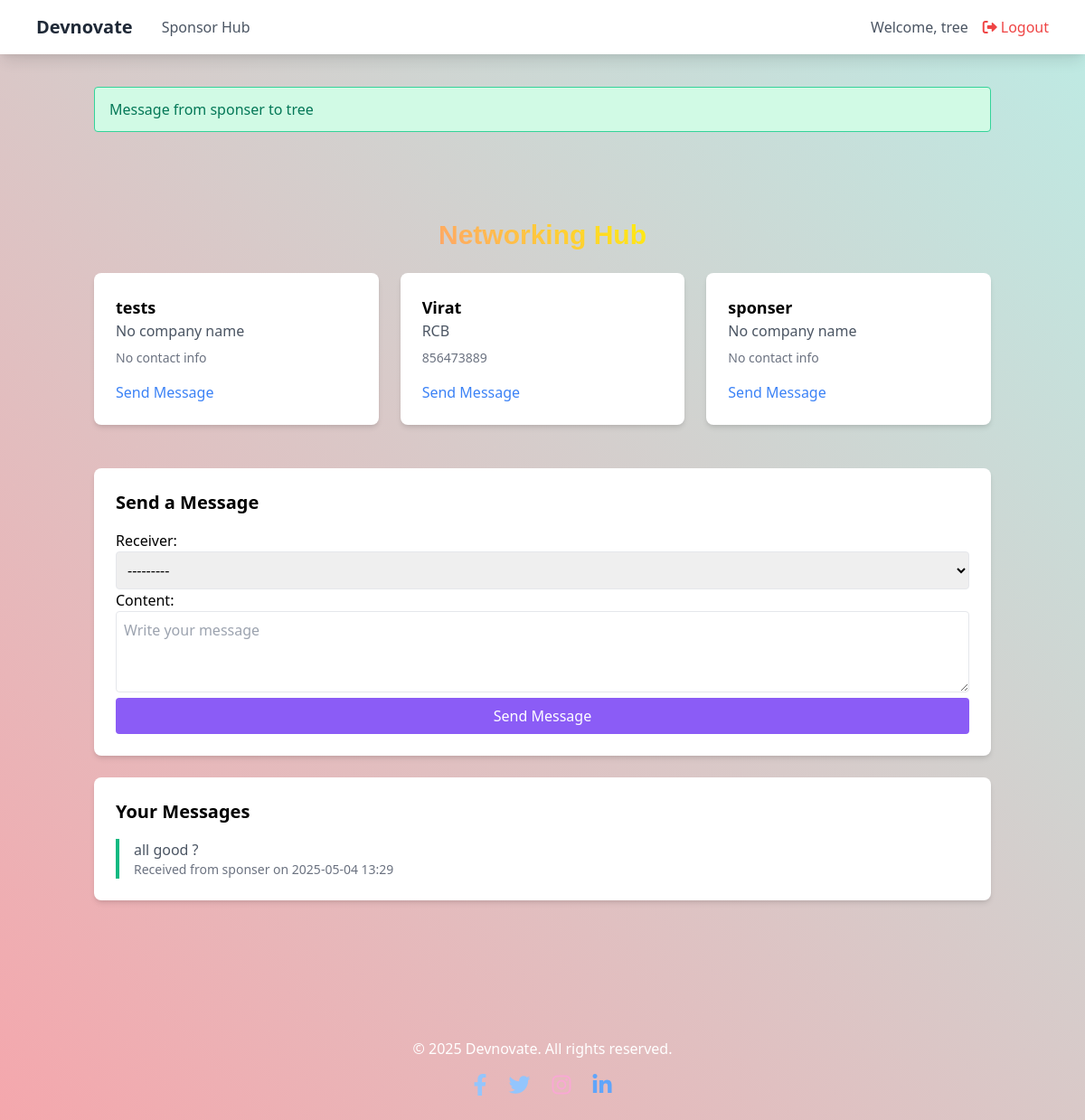
Page /sponsor/networking/ (signed in) on the committed database.
### core/models.py (models this page shows)
class Message(models.Model):
    sender = models.ForeignKey(Profile, on_delete=models.CASCADE, related_name='sent_messages')
    receiver = models.ForeignKey(Profile, on_delete=models.CASCADE, related_name='received_messages')
    content = models.TextField()
    sent_at = models.DateTimeField(auto_now_add=True)
    def __str__(self):
        return f"Message from {self.sender.user.username} to {self.receiver.user.username}"

class Profile(models.Model):
    ROLE_CHOICES = [
        ('ADMIN', 'Admin'),
        ('PARTICIPANT', 'Participant'),
        ('SPONSOR', 'Sponsor'),
    ]
    user = models.OneToOneField(User, on_delete=models.CASCADE)
    role = models.CharField(max_length=20, choices=ROLE_CHOICES, default='PARTICIPANT')
    company_name = models.CharField(max_length=100, blank=True, null=True)
    contact_info = models.CharField(max_length=100, blank=True, null=True)
    logo = models.ImageField(upload_to='logos/', blank=True, null=True)
    def __str__(self):
        return f"{self.user.username} - {self.role}"

### core/views.py (the view)
# urls.py: path('sponsor/networking/', views.networking, name='sponsor_networking'),
@login_required
def networking(request):
    sponsors = Profile.objects.filter(role='SPONSOR').exclude(user=request.user)
    messages_list = Message.objects.filter(models.Q(sender=request.user.profile) | models.Q(receiver=request.user.profile)).order_by('-sent_at')
    message_form = MessageForm()
    return render(request, 'networking.html', {'sponsors': sponsors, 'messages': messages_list, 'message_form': message_form})

### core/forms.py
class MessageForm(forms.ModelForm):
    class Meta:
        model = Message
        fields = ['receiver', 'content']
        widgets = {
            'receiver': forms.Select(attrs={
                'class': 'w-full p-2 border rounded',
                'placeholder': 'Select a sponsor'
            }),
            'content': forms.Textarea(attrs={
                'class': 'w-full p-2 border rounded',
                'placeholder': 'Write your message',
                'rows': 3
            })
        }

### core/templates/networking.html (shortened to what this page needs)
<!DOCTYPE html>
<html lang="en">
<head>
    <link href="https://cdn.jsdelivr.net/npm/tailwindcss@2.2.19/dist/tailwind.min.css" rel="stylesheet">
    <link rel="stylesheet" href="https://cdnjs.cloudflare.com/ajax/libs/font-awesome/6.0.0-beta3/css/all.min.css">
</head>
<body>
    <nav class="bg-white shadow-lg fixed top-0 w-full z-10">
        <div class="max-w-6xl mx-auto px-4">
            <div class="flex justify-between items-center py-4">
                <div class="flex items-center space-x-8">
                    <a href="{% url 'index' %}" class="text-xl font-bold text-gray-800">Devnovate</a>
                    <a href="{% url 'sponsor_front' %}" class="text-gray-600 hover:text-blue-500">Sponsor Hub</a>
                </div>
                <div class="flex items-center space-x-4">
                    <span class="text-gray-600">Welcome, {{ user.username }}</span>
                    <a href="{% url 'logout' %}" class="text-red-500 hover:text-red-700">
                        <i class="fas fa-sign-out-alt mr-1"></i>Logout
                    </a>
                </div>
            </div>
        </div>
    </nav>
    {% if messages %}
        <div class="container mx-auto px-4 py-4 mt-20">
            {% for message in messages %}
                <div class="bg-green-100 border border-green-400 text-green-700 px-4 py-3 rounded relative" role="alert">
                    <span>{{ message }}</span>
                </div>
            {% endfor %}
        </div>
    {% endif %}
    <div class="container mx-auto px-4 py-20">
        <h1 class="gradient-text text-3xl font-bold mb-6 text-center">Networking Hub</h1>
        <div class="grid grid-cols-1 md:grid-cols-2 lg:grid-cols-3 gap-6 mb-12">
            {% for sponsor in sponsors %}
                <div class="bg-white rounded-lg shadow-md p-6">
                    <h3 class="text-lg font-semibold">{{ sponsor.user.username }}</h3>
                    <p class="text-gray-600">{{ sponsor.company_name|default:"No company name" }}</p>
                    <p class="text-gray-500 text-sm mt-2">{{ sponsor.contact_info|default:"No contact info" }}</p>
                    <a href="#message-{{ sponsor.id }}" class="text-blue-500 hover:underline mt-4 block">Send Message</a>
                </div>
            {% empty %}
                <p class="text-gray-600 text-center col-span-full">No other sponsors available for networking.</p>
            {% endfor %}
        </div>
        <div class="bg-white rounded-lg shadow-md p-6 mb-6">
            <h2 class="text-xl font-semibold mb-4">Send a Message</h2>
            <form method="POST" action="{% url 'send_message' %}">
                {{ message_form.as_p }}
                <button type="submit" class="bg-purple-500 text-white px-4 py-2 rounded hover:bg-purple-600 w-full">
                    Send Message
                </button>
            </form>
        </div>
        <div class="bg-white rounded-lg shadow-md p-6">
            <h2 class="text-xl font-semibold mb-4">Your Messages</h2>
            <div class="space-y-4">
                {% for message in messages %}
                    <div class="border-l-4 {% if message.sender == request.user.profile %}border-blue-500{% else %}border-green-500{% endif %} pl-4">
                        <p class="text-gray-600">{{ message.content }}</p>
                        <p class="text-gray-500 text-sm">
                            {% if message.sender == request.user.profile %}
                                Sent to {{ message.receiver.user.username }}
                            {% else %}
                                Received from {{ message.sender.user.username }}
                            {% endif %}
                            on {{ message.sent_at|date:"Y-m-d H:i" }}
                        </p>
                    </div>
                {% empty %}
                    <p class="text-gray-600">No messages yet.</p>
                {% endfor %}
            </div>
        </div>
    </div>
    <footer class="bg-[#4a627a] text-white py-6 mt-12">
        <div class="max-w-6xl mx-auto px-4 text-center">
            <p class="mb-4">© 2025 Devnovate. All rights reserved.</p>
            <div class="flex justify-center space-x-6">
                <a href="https://facebook.com" class="text-blue-300 hover:text-blue-100"><i class="fab fa-facebook-f text-2xl"></i></a>
                <a href="https://twitter.com" class="text-blue-300 hover:text-blue-100"><i class="fab fa-twitter text-2xl"></i></a>
                <a href="https://instagram.com" class="text-pink-300 hover:text-pink-100"><i class="fab fa-instagram text-2xl"></i></a>
                <a href="https://linkedin.com" class="text-blue-400 hover:text-blue-200"><i class="fab fa-linkedin-in text-2xl"></i></a>
            </div>
        </div>
    </footer>
</body>
</html>

### core/templates/networking.html (style rules this page uses)
.gradient-text { font-family: 'Arial', sans-serif; font-weight: bold; background: linear-gradient(45deg, #ff7e95, #ff9a76, #fff700, #6effb5); -webkit-background-clip: text; background-clip: text; color: transparent; animation: gradientText 8s ease infinite; }
body { background: linear-gradient(45deg, #a29bfe, #ff9aa2, #b5f5ec, #ffdfba); background-size: 400% 400%; animation: gradientBG 15s ease infinite; min-height: 100vh; }

### rows in the picture
Message: sender+receiver "Message from sponser to tree", content "all good ?", sender.user.username "sponser", sent_at "2025-05-04 13:29"
Profile: user.username "tests", company_name "No company name", contact_info "No contact info"
Profile: user.username "Virat", company_name "RCB", contact_info "856473889"
Profile: user.username "sponser", company_name "No company name", contact_info "No contact info"

### other values in the picture
{{ user.username }} "tree"
